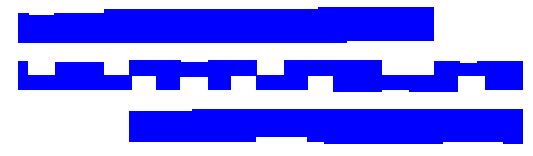
#> input picture image/complex.png, 533 x 156 px
$ python image2gds.py -i image/complex.png
#> lines starting #> are read from the running program, lines starting #| are printed output that depends on the picture; after the words box and inside, x2 and y2 are one past the last pixel; in counts of white or black regions, pixels touching at a corner belong together
from matplotlib import pyplot as plt
import os
import cv2
import numpy as np
import gdspy
import argparse
from collections import deque


def auto_canny(image, sigma=0.33):
    """canny edge detection """
    # compute the median of the single channel pixel intensities
    v = np.median(image)
    # apply automatic Canny edge detection using the computed median
    lower = int(max(0, (1.0 - sigma) * v))
    upper = int(min(255, (1.0 + sigma) * v))
    edged = cv2.Canny(image, lower, upper)
    # return the edged image
    return edged

def image2corners(args):
    """get edges and corners from image"""
    img = cv2.imread(args.input_image)
#> img is the input picture: shape (156, 533, 3); mean B, G, R 255, 138.4, 138.4
    gray = cv2.cvtColor(img,cv2.COLOR_BGR2GRAY)
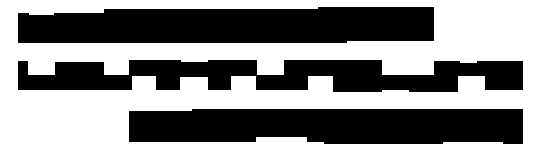
#> gray: shape (156, 533); values 29 (black) and 255 (white), 54.3% white; 3 black regions, box (x1, y1, x2, y2) and area: (18, 7, 434, 43) 13808, (129, 109, 523, 144) 12899, (18, 60, 523, 92) 11318
    # find Harris corners
    gray = np.float32(gray)
    dst = cv2.cornerHarris(gray,2,3,0.01)
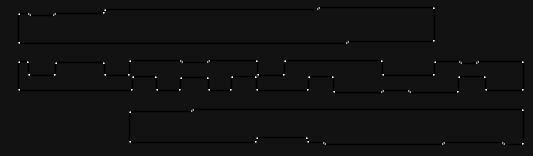
#> dst: shape (156, 533) float32; min -26087578, max 330553024, mean -637868.4; drawn with min black and max white
    dst = cv2.dilate(dst,None)
    ret, dst = cv2.threshold(dst,0.01*dst.max(),255,0)
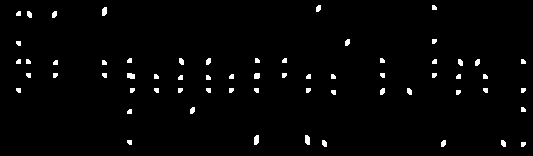
#> dst: shape (156, 533) float32; 1.9% white; 63 white regions, largest, box (x1, y1, x2, y2) and area: (254, 135, 259, 145) 44, (305, 135, 310, 145) 44, (127, 73, 135, 79) 42
#> ret = 3305530.2
    dst = np.uint8(dst)

    # find centroids
    ret, labels, stats, centroids = cv2.connectedComponentsWithStats(dst)
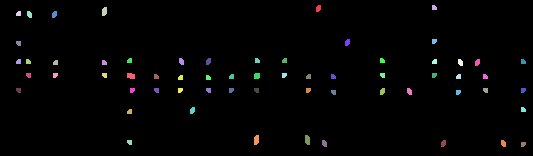
#> labels: shape (156, 533) int32; 64 distinct labels, from 0 to 63; one colour per label, 0 black
#> ret = 64; stats = 64 rows, first 6: [0, 0, 533, 156, 81571], [316, 5, 5, 7, 29], [432, 5, 5, 5, 22], [102, 7, 5, 9, 39], [16, 11, 5, 5, 22], [27, 11, 5, 7, 29]; centroids = 64 pairs, first value 18.23 to 522.8, second value 7.23 to 143.8

    # define the criteria to stop and refine the corners
    criteria = (cv2.TERM_CRITERIA_EPS + cv2.TERM_CRITERIA_MAX_ITER, 100, 0.001)
    points = cv2.cornerSubPix(gray,np.float32(centroids),(5,5),(-1,-1),criteria)[1:,:]
#> points = 63 pairs, first value 17.56 to 522.4, second value 6.56 to 143.4
    # points=centroids[1:,:]
    ind=np.lexsort((points[:,0],points[:,1]))
#> ind = 63 values, max 62 at index 62, min 0 at index 1, mean 31
    corners=points[ind]
#> corners has the same summary as points
    # print(corners)
    edges=auto_canny(img)
#> in auto_canny, `v = np.median(image)`: v = 255
#> in auto_canny, `lower = int(max(0, (1.0 - sigma) * v))`: lower = 170
#> in auto_canny, `upper = int(min(255, (1.0 + sigma) * v))`: upper = 255
#> in auto_canny, `edged = cv2.Canny(image, lower, upper)`:
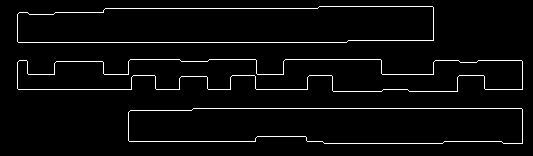
#> edged: shape (156, 533); 3.6% white in thin lines or dots, all inside (x1, y1, x2, y2) = (17, 6, 523, 144)
    ans = []
    for y in range(0, edges.shape[0]):
        for x in range(0, edges.shape[1]):
            if edges[y, x] != 0:
                ans = ans + [[x, y]]
    ans = np.array(ans)
    maxY=max(corners[:,1])
#> maxY = 143.4
    corners[:,1]=maxY-corners[:,1]
    ans[:,1]=maxY-ans[:,1]
    fig=plt.figure()
    ax=fig.add_subplot(111)
    plt.ylim(0,max(corners[:,1])*1.1)
    plt.xlim(0,max(corners[:,0])*1.1)
    # plt.ylim(150,0)
    # plt.xlim(0,600)
    plt.scatter(ans[:,0],ans[:,1],marker='.',color='gray',s=0.1)
    plt.scatter(corners[:,0],corners[:,1],marker='o',color='r',s=1)
    for i, xy0 in enumerate(corners):
        # xy=tuple(xy0+[0,0.02*maxY])
        xy=tuple(xy0)
        ax.annotate('%d'%i,xy=xy,size=6,color='b')
#> this loop made 63 passes
#> xy on passes 1 to 12: (433.4, 136.9), (317.5, 135.9), (103.5, 132.9), (17.56, 130.9), (28.5, 129.9), (53.5, 129.9), (433.4, 103), (346.5, 101.9), (17.56, 101), (256.4, 83.88), (381.4, 83.88), (128.6, 83.88)
    plt.savefig('foo.png')
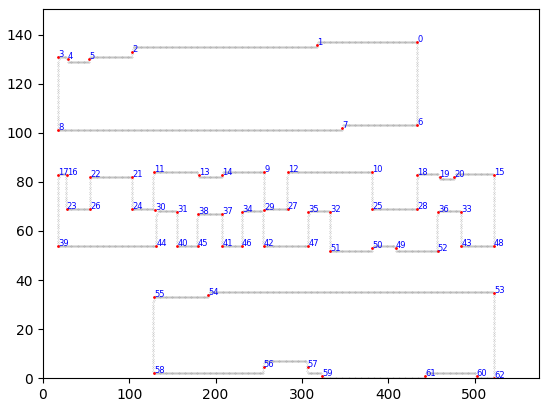
#> figure drawn by matplotlib, 1 panel

    return corners,ans

# [282 lines left out: functions autoHV, endPoint, auto_connect, nearestPoint, pairsFilter, addPoint2 and 2 more, not called in this run]


def distance(x,y):
    return np.linalg.norm(np.array(x)-np.array(y))

# [72 lines left out: functions corners2gds, poly2gds, idx2xy, not called in this run]

def verticeAlign(corners):
    print('test')
    return 0

parser=argparse.ArgumentParser(description='This script is used to extract corner points from image')
parser.add_argument('-i',dest='input_image',required=True,help='input image file',type=str)
parser.add_argument('-s',dest='corner_seq',help='image corner sequence',type=str)
parser.add_argument('-nx',dest='nX',default=1,help='replicate nx times along x axis',type=int)
parser.add_argument('-ny',dest='nY',default=1,help='replicate ny times along y axis',type=int)
parser.add_argument('-sep',dest='sep',default=0.1,help='separation ratio',type=float)
parser.add_argument('-scale',dest='scale',default=1.0,help='unit=scale nm',type=float)
parser.add_argument('-o',dest='out_file',help='output file',type=str)
args=parser.parse_args()

corners,ans=image2corners(args)
#> corners = 63 pairs, first value 17.56 to 522.4, second value 0 to 136.9; ans = 3034 pairs, first value 17 to 522, second value 0 to 137
if (args.out_file is not None):
    if (args.corner_seq is None):
        print('\tUse auto mode: connect for H-V polygon')
        autoHV(corners,ans)
        print('\tSuccessfully output gds :)')
    else:
        print('\tUse manual mode: input vertice sequence')
        corners2gds(corners,args)
        print('\tSuccessfully output gds :)')
else:
    print("\tWarning: No specify output file, no gds output")

$ run again, on image/sanity0.PNG
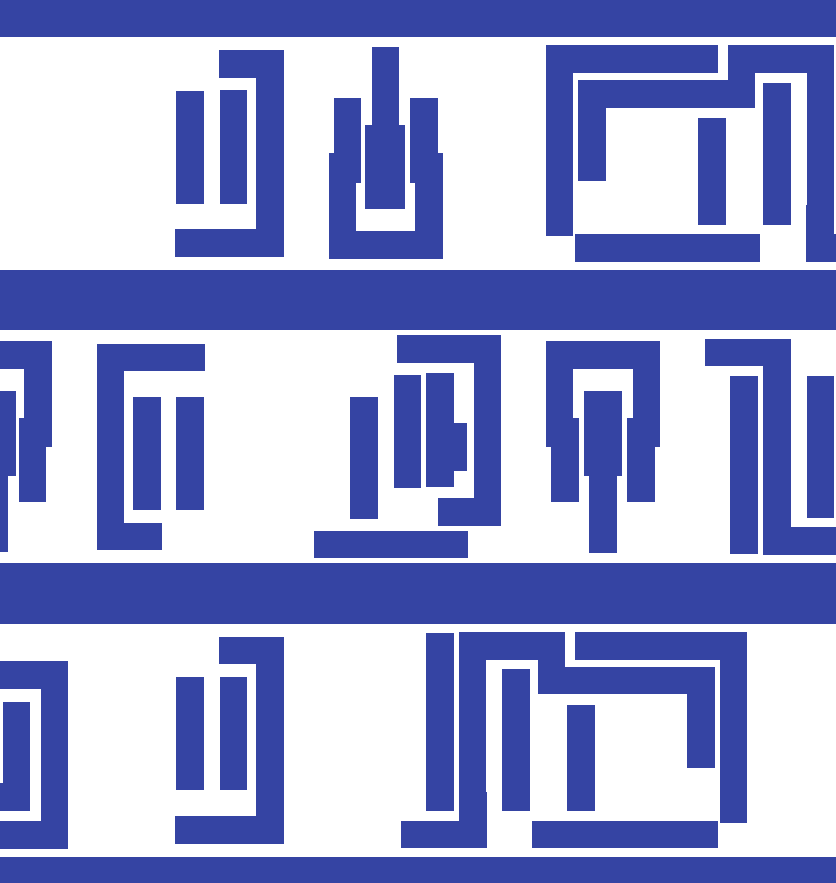
#> input picture image/sanity0.PNG, 836 x 883 px
#> in image2corners, img is the input picture: shape (883, 836, 3); mean B, G, R 208.9, 161.3, 153.8
#> in image2corners, `gray = cv2.cvtColor(img,cv2.COLOR_BGR2GRAY)`:
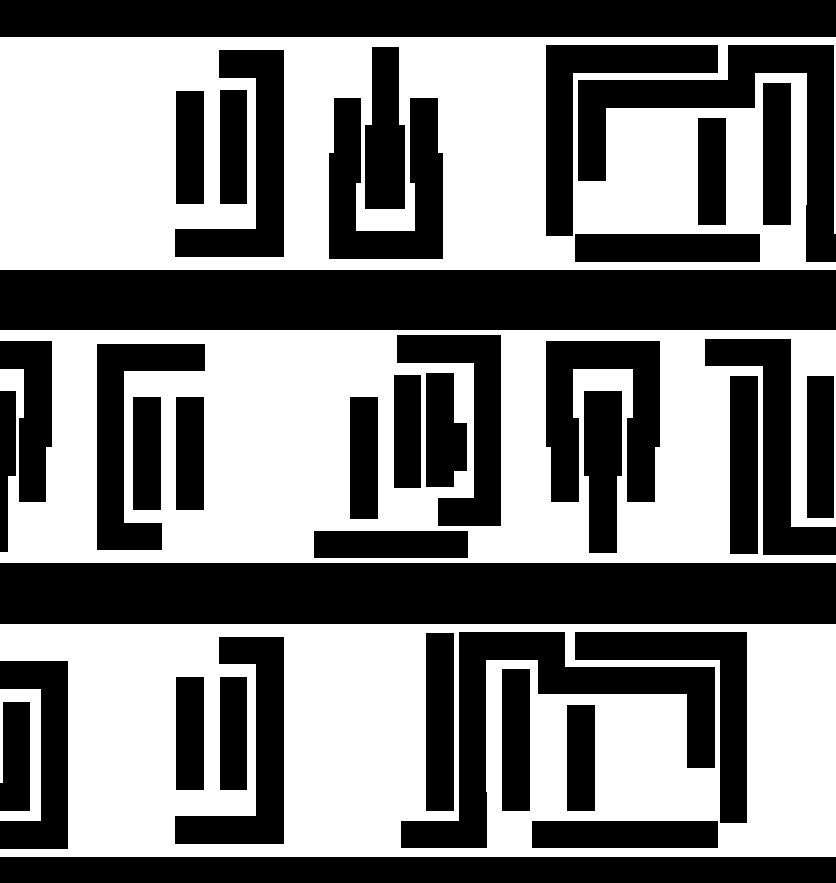
#> gray: shape (883, 836); values 74 (black) and 255 (white), 49.9% white; 4 white regions, box (x1, y1, x2, y2) and area: (0, 37, 836, 270) 126431, (0, 624, 836, 857) 123853, (0, 330, 836, 563) 115775, (0, 689, 41, 821) 2385
#> in image2corners, `ret, dst = cv2.threshold(dst,0.01*dst.max(),255,0)`: ret = 1359946.1
#> labels: shape (883, 836) int32; 212 distinct labels, from 0 to 211
#> in image2corners, `ret, labels, stats, centroids = cv2.connectedComponentsWithStats(dst)`: ret = 212; stats = 212 rows, first 6: [0, 0, 836, 883, 733228], [544, 43, 5, 5, 22], [716, 43, 5, 5, 22], [726, 43, 5, 5, 22], [832, 43, 4, 5, 19], [370, 45, 5, 5, 22]; centroids = 212 pairs, first value 2.77 to 833.7, second value 45.11 to 848.8
#> points = 211 pairs, first value 2.44 to 833.6, second value 44.56 to 848.4
#> ind = 211 values, max 210 at index 209, min 0 at index 2, mean 105
#> in image2corners, `corners=points[ind]`: corners has the same summary as points
#> v = 163
#> lower = 109
#> upper = 216
#> edged: shape (883, 836); 3% white in thin lines or dots
#> maxY = 848.4
#> the loop in image2corners, `for i, xy0 in enumerate(corners):` made 211 passes
#> xy on passes 1 to 3: (833.4, 803.9), (717.4, 803.9), (545.6, 803.9)
#> in image2corners, `plt.savefig('foo.png')`:
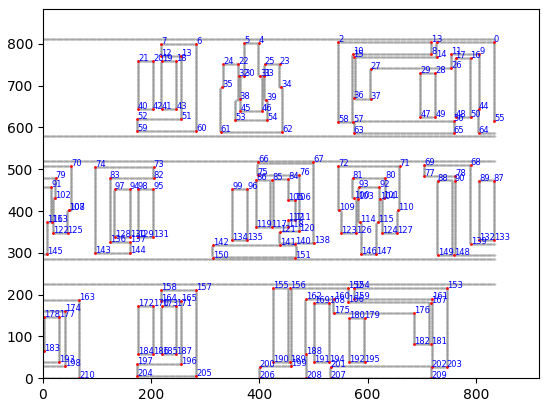
#> figure drawn by matplotlib, 1 panel
#> `corners,ans=image2corners(args)`: corners = 211 pairs, first value 2.44 to 833.6, second value 0 to 803.9; ans = 22145 pairs, first value 0 to 835, second value -7 to 812
